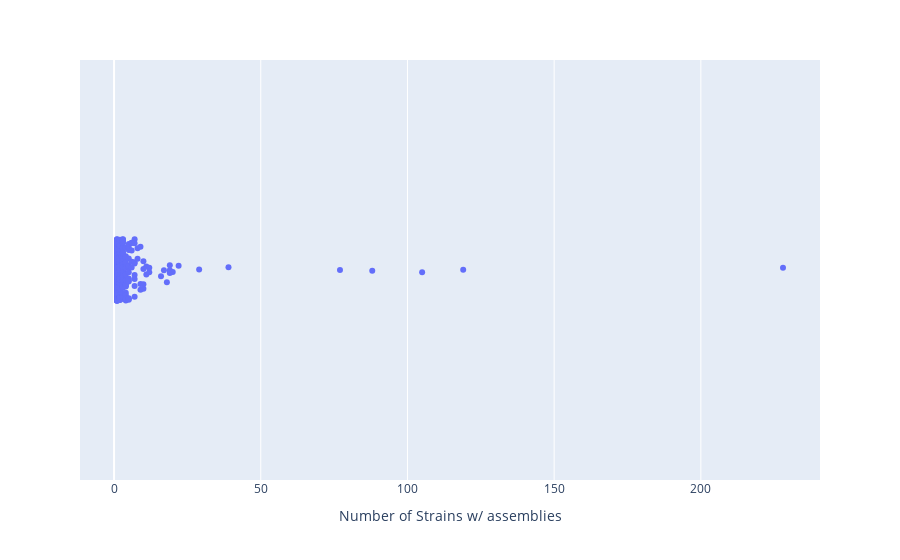

Notebook code for this chart:
### Code cell
px.strip(
    singleaccdf.value_counts("Species").to_frame().reset_index(),
    x=0,
    hover_data=['Species'],
    labels={'0':'Number of Strains w/ assemblies'},
)

### Figure 1 — Plotly figure (JSON) as saved in the notebook; plotly's stock layout.template omitted (floating-point values rounded to 4 significant figures; data arrays with more than 128 entries replaced by an {"elided": "..."} marker saying what was removed)
{"data": [{"alignmentgroup": "True", "boxpoints": "all", "customdata": {"elided": "607x1 str values"}, "fillcolor": "rgba(255,255,255,0)", "hoveron": "points", "hovertemplate": "Number of Strains w/ assemblies=%{x}<br>Species=%{customdata[0]}<extra></extra>", "legendgroup": "", "line": {"color": "rgba(255,255,255,0)"}, "marker": {"color": "#636efa"}, "name": "", "offsetgroup": "", "orientation": "h", "pointpos": 0, "showlegend": false, "type": "box", "x": {"elided": "607 int values"}, "x0": " ", "xaxis": "x", "y0": " ", "yaxis": "y"}], "layout": {"autosize": true, "boxmode": "group", "legend": {"tracegroupgap": 0}, "margin": {"t": 60}, "xaxis": {"anchor": "y", "autorange": true, "domain": [0, 1], "range": [-11.61, 240.6], "title": {"text": "Number of Strains w/ assemblies"}, "type": "linear"}, "yaxis": {"anchor": "x", "autorange": true, "domain": [0, 1], "range": [-0.5, 0.5], "type": "category"}}}
